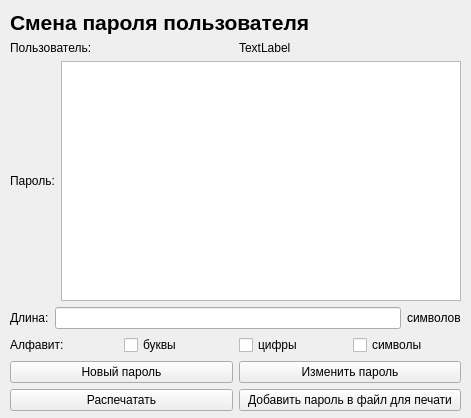
<?xml version="1.0" encoding="UTF-8"?>
<ui version="4.0">
 <class>chpass</class>
 <widget class="QWidget" name="chpass">
  <property name="geometry">
   <rect>
    <x>0</x>
    <y>0</y>
    <width>471</width>
    <height>418</height>
   </rect>
  </property>
  <property name="minimumSize">
   <size>
    <width>200</width>
    <height>200</height>
   </size>
  </property>
  <property name="maximumSize">
   <size>
    <width>500</width>
    <height>500</height>
   </size>
  </property>
  <property name="autoFillBackground">
   <bool>true</bool>
  </property>
  <widget class="QWidget" name="">
   <property name="geometry">
    <rect>
     <x>10</x>
     <y>10</y>
     <width>451</width>
     <height>401</height>
    </rect>
   </property>
   <layout class="QVBoxLayout" name="verticalLayout">
    <item>
     <widget class="QLabel" name="label">
      <property name="font">
       <font>
        <family>Arimo</family>
        <pointsize>16</pointsize>
        <weight>75</weight>
        <bold>true</bold>
       </font>
      </property>
      <property name="text">
       <string>Смена пароля пользователя</string>
      </property>
     </widget>
    </item>
    <item>
     <layout class="QHBoxLayout" name="horizontalLayout_6">
      <item>
       <widget class="QLabel" name="label_2">
        <property name="text">
         <string>Пользователь:</string>
        </property>
       </widget>
      </item>
      <item>
       <widget class="QLabel" name="lb_user">
        <property name="text">
         <string>TextLabel</string>
        </property>
       </widget>
      </item>
     </layout>
    </item>
    <item>
     <layout class="QHBoxLayout" name="horizontalLayout_5">
      <item>
       <widget class="QLabel" name="label_3">
        <property name="text">
         <string>Пароль:</string>
        </property>
       </widget>
      </item>
      <item>
       <widget class="QTextBrowser" name="text_Password">
        <property name="font">
         <font>
          <family>Arimo</family>
          <pointsize>48</pointsize>
          <weight>75</weight>
          <bold>true</bold>
         </font>
        </property>
        <property name="readOnly">
         <bool>false</bool>
        </property>
       </widget>
      </item>
     </layout>
    </item>
    <item>
     <layout class="QHBoxLayout" name="horizontalLayout_2">
      <item>
       <widget class="QLabel" name="label_4">
        <property name="text">
         <string>Длина:</string>
        </property>
       </widget>
      </item>
      <item>
       <widget class="QLineEdit" name="text_number"/>
      </item>
      <item>
       <widget class="QLabel" name="label_5">
        <property name="text">
         <string>символов</string>
        </property>
       </widget>
      </item>
     </layout>
    </item>
    <item>
     <layout class="QHBoxLayout" name="horizontalLayout">
      <item>
       <widget class="QLabel" name="label_6">
        <property name="text">
         <string>Алфавит:</string>
        </property>
       </widget>
      </item>
      <item>
       <widget class="QCheckBox" name="check_b">
        <property name="text">
         <string>буквы</string>
        </property>
       </widget>
      </item>
      <item>
       <widget class="QCheckBox" name="check_num">
        <property name="text">
         <string>цифры</string>
        </property>
       </widget>
      </item>
      <item>
       <widget class="QCheckBox" name="check_sim">
        <property name="text">
         <string>символы</string>
        </property>
       </widget>
      </item>
     </layout>
    </item>
    <item>
     <layout class="QHBoxLayout" name="horizontalLayout_3">
      <item>
       <widget class="QPushButton" name="pb_NewPass">
        <property name="text">
         <string>Новый пароль</string>
        </property>
       </widget>
      </item>
      <item>
       <widget class="QPushButton" name="pb_ChangePass">
        <property name="text">
         <string>Изменить пароль</string>
        </property>
       </widget>
      </item>
     </layout>
    </item>
    <item>
     <layout class="QHBoxLayout" name="horizontalLayout_4">
      <item>
       <widget class="QPushButton" name="pb_print">
        <property name="text">
         <string>Распечатать</string>
        </property>
       </widget>
      </item>
      <item>
       <widget class="QPushButton" name="pb_AddToFile">
        <property name="text">
         <string>Добавить пароль в файл для печати</string>
        </property>
       </widget>
      </item>
     </layout>
    </item>
   </layout>
  </widget>
 </widget>
 <resources/>
 <connections/>
</ui>
